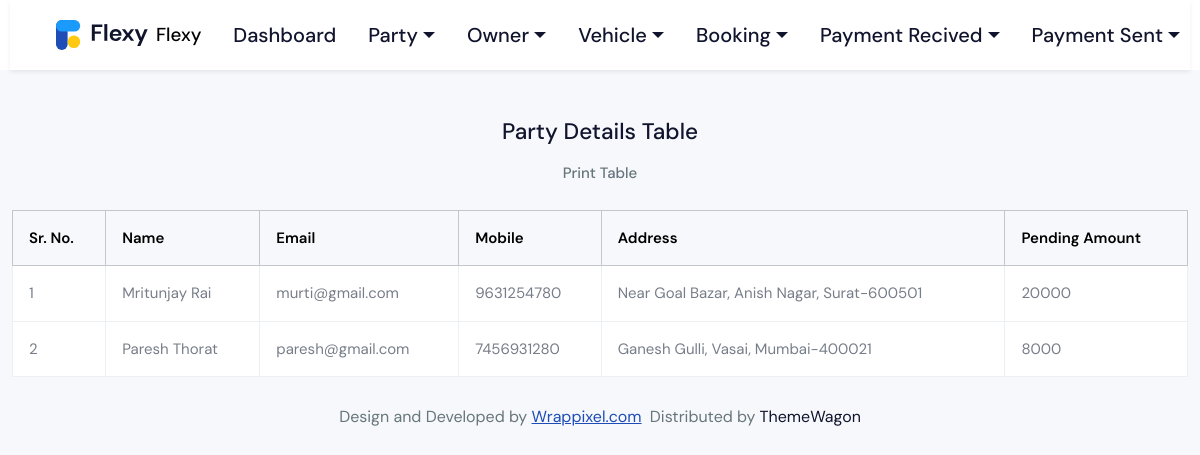
The page /alert_recive/ (signed in) on the database as committed earlier.
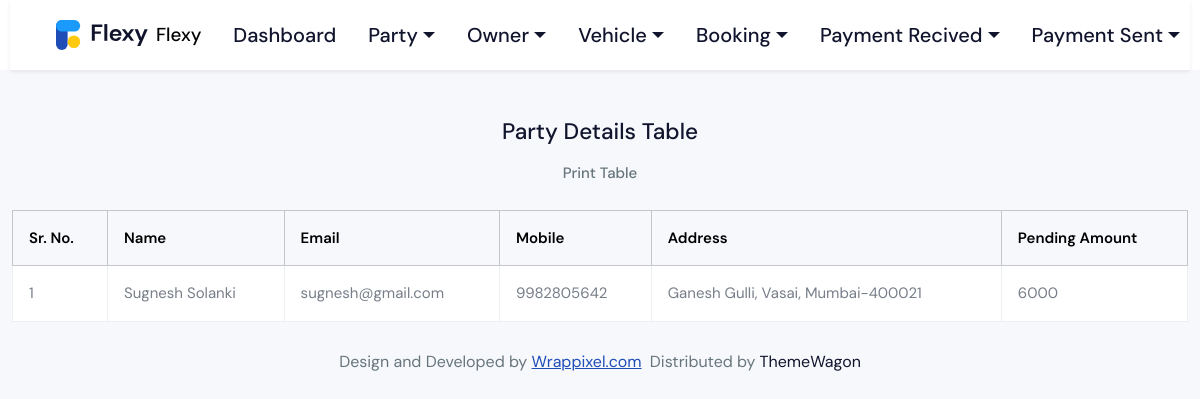
The same page on the database as committed later.
### website/models.py (models this page shows, shortened)
class Party(models.Model):
    party_name = models.CharField()
    party_mobile = models.CharField()
    party_email = models.CharField()
    party_address = models.TextField()
    party_city = models.CharField()
    party_gst_number = models.CharField()
    party_pending_amt = models.IntegerField(default=0)

### website/views.py (the view)
# urls.py: path('alert_recive/', wb.alert_payment_pending_by_party, name='alert_payment_pending_by_party'),
def alert_payment_pending_by_party(req):
    if 'user_login_id' in req.session:
        pendings = models.Party.objects.filter(party_pending_amt__gt=0)
        return render(req, 'alert_recive.html', {'pendings': pendings})
    else:
        return redirect('/login/')

### template/alert_recive.html (shortened to what this page needs)
{% include "header.html" %}
<div class="body-wrapper-inner">
  <div class="container-fluid">
    <div class="row justify-content-center">
      <h4 class="mt-5 text-center">Party Details Table</h4>
      <button onclick="printTable()" class="btn">Print Table</button>
      <div class="table-responsive">
        <table class="table table-bordered mt-3" id="partyTable">
          <thead class="table-light">
            <tr>
              <th>Sr. No.</th>
              <th>Name</th>
              <th>Email</th>
              <th>Mobile</th>
              <th>Address</th>
              <th>Pending Amount</th>
            </tr>
          </thead>
          <tbody>
            {% for pending in pendings %}
            <tr>
              <td>{{forloop.counter}}</td>
              <td>{{ pending.party_name }}</td>
              <td>{{ pending.party_email }}</td>
              <td>{{ pending.party_mobile }}</td>
              <td>{{ pending.party_address }}</td>
              <td>{{ pending.party_pending_amt }}</td>
            </tr>
            {% endfor %}
          </tbody>
        </table>
      </div>
    </div>
  </div>
</div>
{% include 'footer.html' %}

Rows that differ between the two databases and show on the page:
removed Party: party_name "Mritunjay Rai", party_email "murti@gmail.com", party_mobile "9631254780", party_address "Near Goal Bazar, Anish Nagar, Surat-600501", party_pending_amt "20000"
removed Party: party_name "Paresh Thorat", party_email "paresh@gmail.com", party_mobile "7456931280", party_address "Ganesh Gulli, Vasai, Mumbai-400021", party_pending_amt "8000"
added Party: party_name "Sugnesh Solanki", party_email "sugnesh@gmail.com", party_mobile "9982805642", party_address "Ganesh Gulli, Vasai, Mumbai-400021", party_pending_amt "6000"
